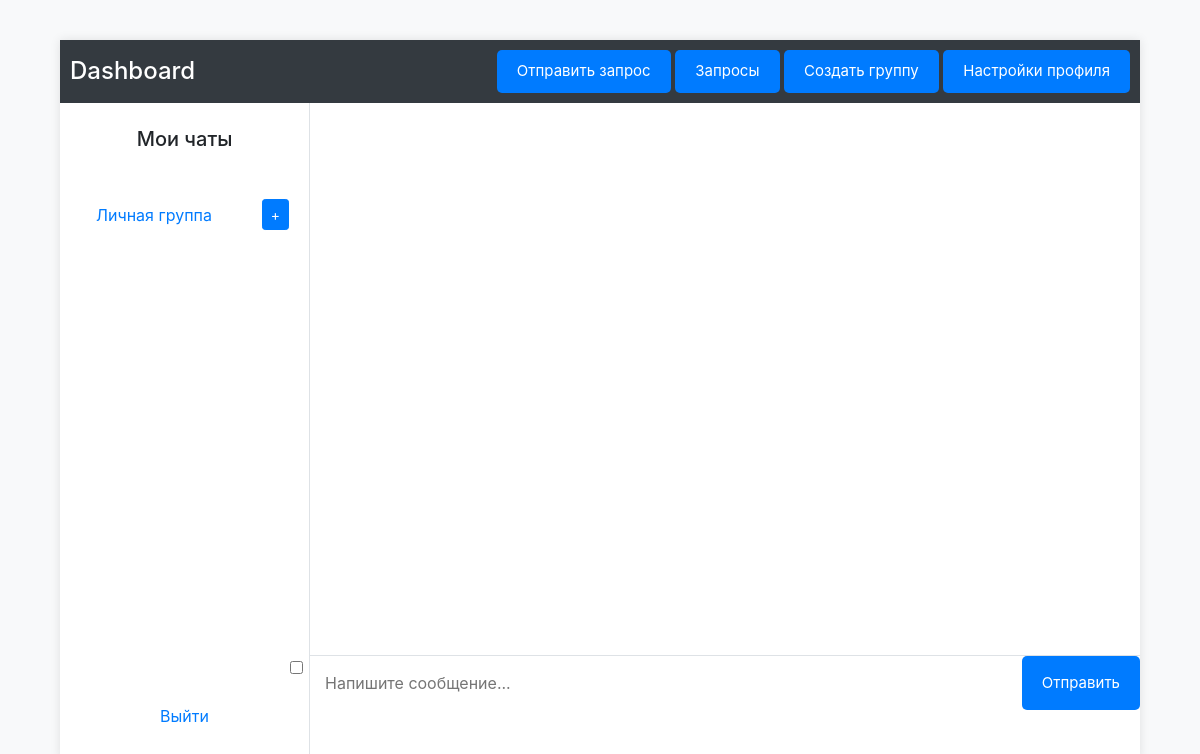
Page /dashboard (signed in) on the earlier database version.
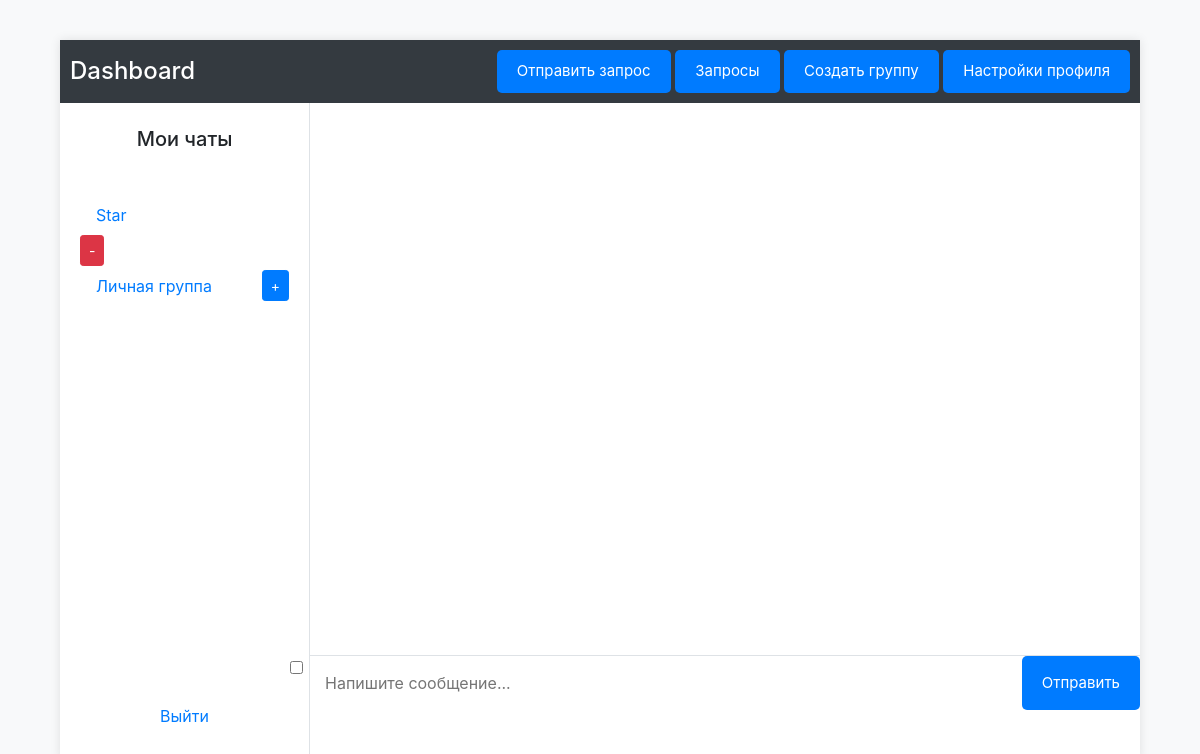
Same page on the later database version.
### models.py (models this page shows, shortened)
class Group(db.Model):
    __tablename__ = 'group'
    id = db.Column(db.Integer, primary_key=True)
    name = db.Column(db.String(150), nullable=False)
    created_at = db.Column(db.DateTime, default=datetime.utcnow)
    creator_id = db.Column(db.Integer, db.ForeignKey('user.id'), nullable=False)
    members = db.relationship('User',
                              secondary='group_membership',
                              backref=db.backref('groups', lazy='dynamic'))

class User(db.Model, UserMixin):
    id = db.Column(db.Integer, primary_key=True)
    username = db.Column(db.String(150), nullable=False, unique=True)
    password = db.Column(db.String(150), nullable=False)
    avatar_url = db.Column(db.String(150), nullable=False, default='uploads/default.png')
    email = db.Column(db.String(150), nullable=False, unique=True)
    created_at = db.Column(db.DateTime, default=datetime.utcnow)
    about = db.Column(db.String(500), nullable=True)
    email_notification = db.Column(db.Boolean, nullable=False, default=True)
    popup_notification = db.Column(db.Boolean, nullable=False, default=True)
    sms_notification = db.Column(db.Boolean, nullable=False, default=True)
    friends = db.relationship('User',
                              secondary='friendship',
                              primaryjoin=(id == Friendship.user1_id),
                              secondaryjoin=(id == Friendship.user2_id),
                              backref=db.backref('friends_of', lazy='dynamic'),
                              lazy='dynamic')

### blueprints/dashboard.py (the view)
@dashboard_bp.route('/dashboard')
@login_required
def dashboard():
    friends = current_user.friends.all()
    chats = friends
    groups = current_user.groups.all()
    return render_template('dashboard.html', user=current_user, chats=chats, groups=groups)

### app.py (called while the page is built)
@login_manager.user_loader
def load_user(user_id):
    return User.query.get(int(user_id))

### templates/dashboard.html (shortened to what this page needs)
<!DOCTYPE html>
<html lang="ru">
<head>
    <link rel="stylesheet" href="https://stackpath.bootstrapcdn.com/bootstrap/4.3.1/css/bootstrap.min.css">
    <link rel="stylesheet" href="{{ url_for('static', filename='css/dashboard.css') }}">
</head>
<body>
    <div class="dashboard">
        <div class="header">
            <h4 class="my-0">Dashboard</h4>
            <div>
                <button class="btn btn-custom" id="send-friend-request">Отправить запрос</button>
                <button class="btn btn-custom" id="show-requests-button">Запросы</button>
                <button class="btn btn-custom" id="create-group-button">Создать группу</button>
                <a href="{{ url_for('dashboard.profile') }}" class="btn btn-custom">Настройки профиля</a>
            </div>
        </div>
        <div class="main">
            <div class="sidebar">
                <h5 class="text-center my-4">Мои чаты</h5>
                <div class="chats-section">
                    <ul class="nav flex-column" id="chat-list">
                        {% for chat in chats %}
                        <li class="nav-item">
                            <a class="nav-link" href="javascript:void(0);" id="chat-{{ chat.id }}" data-chat-id="{{ chat.id }}" data-chat-type="personal">{{ chat.username }}</a>
                            <button class="btn btn-sm btn-danger delete-chat-btn" data-chat-id="{{ chat.id }}">-</button>
                        </li>
                        {% endfor %}
                        {% for group in groups %}
                            <li class="nav-item d-flex justify-content-between align-items-center">
                                <a class="nav-link" href="javascript:void(0);" id="group-{{ group.id }}" data-chat-id="{{ group.id }}" data-chat-type="group">
                                    {{ group.name }}
                                </a>
                                {% if group.creator_id == current_user.id %}
                                    <button class="btn btn-sm btn-primary add-user-btn" data-group-id="{{ group.id }}">+</button>
                                {% endif %}
                            </li>
                        {% endfor %}
                    </ul>
                </div>
                <a class="nav-link text-center mt-auto mb-4" href="{{ url_for('auth.logout') }}">Выйти</a>
            </div>
            <div class="chat-window">
                <div class="messages" id="messages">
                </div>
                <div class="chat-input">
                    <input type="text" id="message-input" placeholder="Напишите сообщение...">
                    <input type="checkbox" id="code-input" class="form-check-input">
                    <button id="send-button" class="btn btn-custom">Отправить</button>
                </div>
            </div>
        </div>
    </div>
</body>
</html>

Differences in the rows shown:
added User: username "Star"
